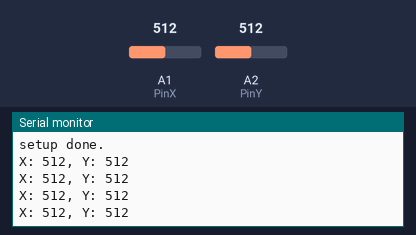
The sketch below on a simulated Arduino Uno, built with avr-gcc and run on an emulated ATmega328P. Parts: the last lines printed to the serial monitor. The inputs (shaded band) are chosen by the test bench; at power-on: A1 (PinX) = 512, A2 (PinY) = 512.

Above: at 1.2 s.
1.3 s: A1 (PinX) set to 716
At 1.71 s:
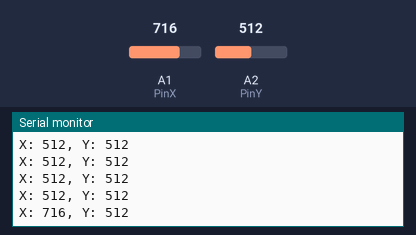
2.8 s: A2 (PinY) set to 716
At 2.91 s:
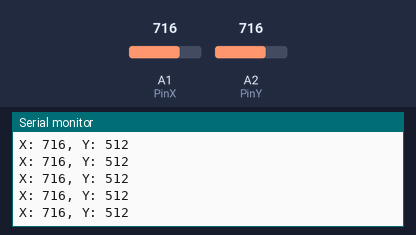
4.3 s: A1 (PinX) set to 900
At 4.41 s:
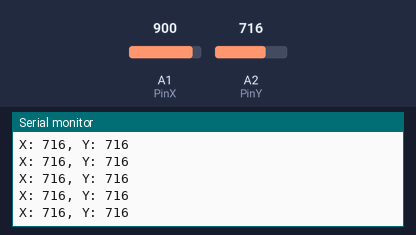
5.8 s: A2 (PinY) set to 900
At 5.92 s:
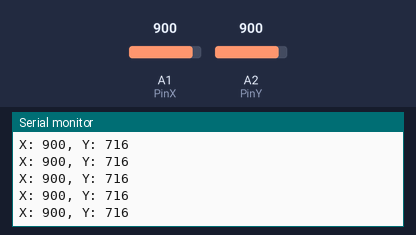
Timing chart, 0 to 8.3 s (numbered marks = the images above; inputs shaded):
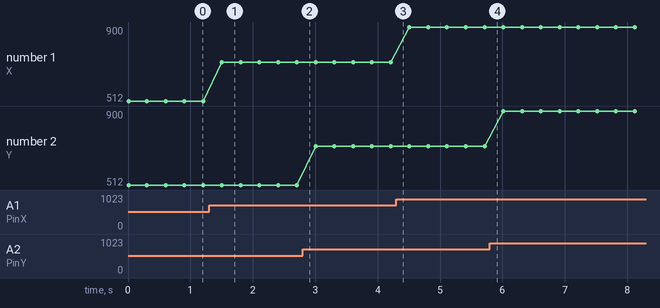

The sketch:

Joystick.ino
```cpp
static int PinX = A1;
static int PinY = A2;

void setup() {
  pinMode(PinX, INPUT);
  pinMode(PinY, INPUT);

  Serial.begin(9600);
  Serial.println("setup done.");
}

void loop() {
  int x = analogRead(PinX);
  int y = analogRead(PinY);

  Serial.print("X: ");
  Serial.print(x);
  Serial.print(", Y: ");
  Serial.println(y);

  delay(300);
}
```

Measured:
- after the input at 1.3 s, the serial monitor: prints a new line after 0.20 s (image 1)
- plotted number 1: 512 → 716 after the input at 1.3 s, 716 → 900 after the input at 4.3 s
